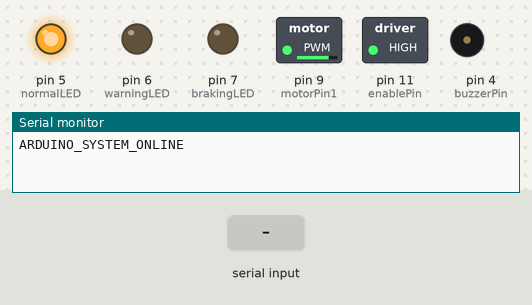
This sketch was run on a simulated Arduino Uno, built with avr-gcc and run on an emulated ATmega328P. Parts: switched loads named in the sketch (green lamp = pin HIGH), output pins drawn as LEDs (lit = HIGH), buzzer (waves = sounding, pin HIGH), the last lines printed to the serial monitor. Dashed ring = blinking. The test bench sets the inputs (shaded band).

Above: at 1.2 s.
1.3 s: "BRAKE\n" received over Serial
At 2.9 s:
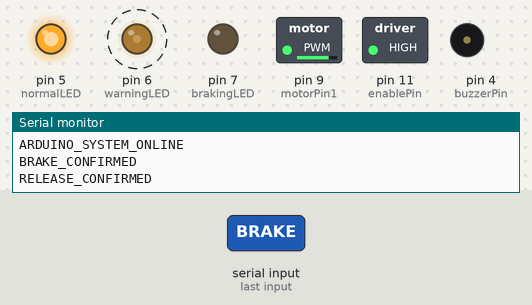
4.3 s: "WARNING\n" received over Serial
At 5.28 s:
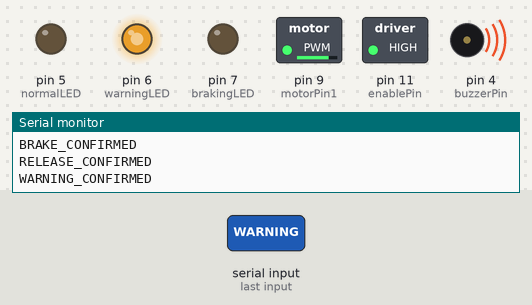
7.3 s: "HEARTBEAT\n" received over Serial
10.3 s: "HEARTBEAT\n" received over Serial
13.3 s: "BRAKE\n" received over Serial
At 14.9 s:
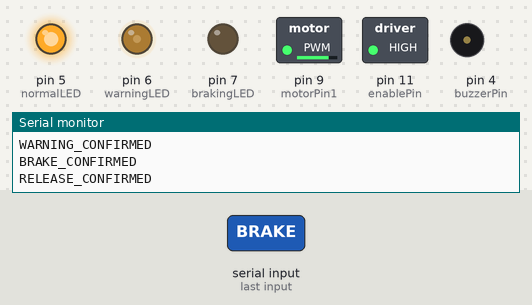
Timing chart, 0 to 17.3 s (numbered marks = the images above; inputs shaded):
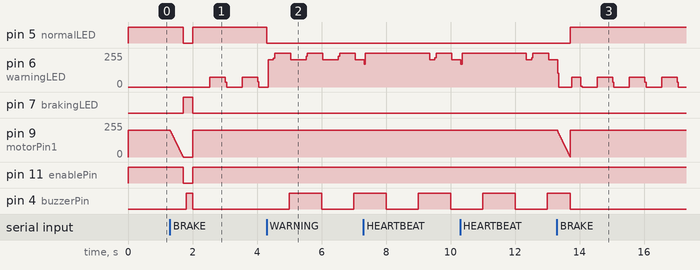

The sketch:

SOTA_Controller.ino
```cpp
// SOTA Driver Safety System - Arduino Controller
// Features: Heartbeat Safety, Gradual Braking, Status Telemetry

#if __has_include(<Arduino.h>)
#include <Arduino.h>
#else
#include <cstdint>

#define OUTPUT 0x1
#define HIGH 0x1
#define LOW 0x0

class String {
public:
  void trim();
  bool operator==(const char* rhs) const;
};

class SerialMock {
public:
  void begin(long baud);
  int available();
  String readStringUntil(char terminator);
  void println(const char* message);
};

extern SerialMock Serial;

unsigned long millis();
void delay(unsigned long ms);
void pinMode(int pin, int mode);
void digitalWrite(int pin, int value);
void analogWrite(int pin, int value);
#endif

const int motorPin1 = 9;
const int enablePin = 11;
const int normalLED = 5;
const int warningLED = 6;
const int brakingLED = 7;
const int buzzerPin = 4;

// Safety Settings
unsigned long lastHeartbeat = 0;
const unsigned long HEARTBEAT_TIMEOUT = 2000; // 2 seconds safety window

bool brakingActive = false;
bool warningActive = false;
int currentSpeed = 200;

void setup() {
  Serial.begin(9600);
  pinMode(motorPin1, OUTPUT);
  pinMode(enablePin, OUTPUT);
  pinMode(normalLED, OUTPUT);
  pinMode(warningLED, OUTPUT);
  pinMode(brakingLED, OUTPUT);
  pinMode(buzzerPin, OUTPUT);

  // Initial State: Safe/Running
  digitalWrite(enablePin, HIGH);
  analogWrite(motorPin1, currentSpeed);
  digitalWrite(normalLED, HIGH);
  lastHeartbeat = millis();

  Serial.println("ARDUINO_SYSTEM_ONLINE");
}

void loop() {
  // 1. Check Safety Heartbeat
  if (millis() - lastHeartbeat > HEARTBEAT_TIMEOUT) {
    enterSafeState();
  }

  // 2. Process Commands
  if (Serial.available() > 0) {
    String cmd = Serial.readStringUntil('\n');
    cmd.trim();

    if (cmd == "HEARTBEAT") {
      lastHeartbeat = millis();
    }
    else if (cmd == "BRAKE") {
      applyBrakes();
    }
    else if (cmd == "RELEASE") {
      releaseBrakes();
    }
    else if (cmd == "WARNING") {
      activateWarning();
    }
  }

  // 3. Visual Feedback Logic
  handleFeedback();
}

void applyBrakes() {
  if (!brakingActive) {
    brakingActive = true;
    warningActive = false;
    // Gradual deceleration
    for (int s = currentSpeed; s >= 0; s -= 5) {
      analogWrite(motorPin1, s);
      delay(10);
    }
    digitalWrite(enablePin, LOW);
    Serial.println("BRAKE_CONFIRMED");
  }
}

void releaseBrakes() {
  brakingActive = false;
  warningActive = false;
  digitalWrite(enablePin, HIGH);
  analogWrite(motorPin1, currentSpeed);
  Serial.println("RELEASE_CONFIRMED");
}

void activateWarning() {
  if (!brakingActive) {
    warningActive = true;
    Serial.println("WARNING_CONFIRMED");
  }
}

void enterSafeState() {
  // If we lose connection, release brakes but pulse warning LED
  // (Don't lock brakes on highway due to computer crash!)
  if (brakingActive) releaseBrakes();
  digitalWrite(warningLED, (millis() / 500) % 2);
}

void handleFeedback() {
  if (brakingActive) {
    digitalWrite(brakingLED, HIGH);
    digitalWrite(normalLED, LOW);
    digitalWrite(warningLED, LOW);
    if ((millis() / 200) % 2) digitalWrite(buzzerPin, HIGH);
    else digitalWrite(buzzerPin, LOW);
  } else if (warningActive) {
    digitalWrite(brakingLED, LOW);
    digitalWrite(normalLED, LOW);
    digitalWrite(warningLED, HIGH);
    if ((millis() / 1000) % 2) digitalWrite(buzzerPin, HIGH);
    else digitalWrite(buzzerPin, LOW);
  } else {
    digitalWrite(brakingLED, LOW);
    digitalWrite(normalLED, HIGH);
    digitalWrite(warningLED, LOW);
    digitalWrite(buzzerPin, LOW);
  }
}
```

Measured:
- after the input at 1.3 s, pin 5 (normalLED), pin 11 (enablePin): HIGH → LOW after 0.42 s, → HIGH 0.29 s later; pin 7 (brakingLED): LOW → HIGH after 0.42 s, → LOW 0.29 s later; pin 4 (buzzerPin): LOW → HIGH after 0.50 s, → LOW 0.20 s later
- after the input at 4.3 s, pin 5 (normalLED): HIGH → LOW at once; pin 4 (buzzerPin): LOW → HIGH after 0.70 s, → LOW 1.0 s later, → HIGH 1.0 s later
- after the input at 13.3 s, pin 5 (normalLED): LOW → HIGH after 0.42 s
